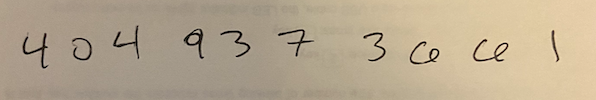
#> input picture phonenumber.png, 596 x 100 px
$ python parser.py
#> lines starting #> are read from the running program, lines starting #| are printed output that depends on the picture; after the words box and inside, x2 and y2 are one past the last pixel; in counts of white or black regions, pixels touching at a corner belong together
import numpy as np
import matplotlib.pyplot as plt
import cv2

class parser():
    def __init__(self):
        pass

    def parse(self, path, save_dir):
#> called with path = 'phonenumber.png', save_dir = 'test_images'
        img = cv2.imread(path)
#> img is the input picture: shape (100, 596, 3); mean B, G, R 143.2, 167.4, 182.7

        gray = cv2.cvtColor(img,cv2.COLOR_BGR2GRAY)
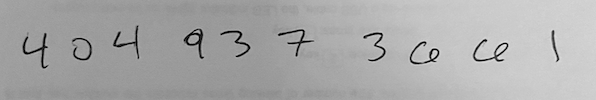
#> gray: shape (100, 596); min 0, max 237, mean 169.2
        (thresh, bwimg) = cv2.threshold(gray, 127, 255, cv2.THRESH_BINARY)
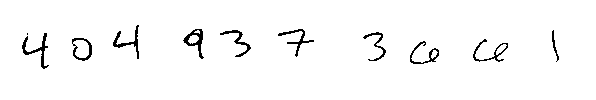
#> bwimg: shape (100, 596); 97.3% white; black in thin lines or dots, all inside (x1, y1, x2, y2) = (22, 25, 559, 69)
        ret, thresh = cv2.threshold(bwimg,0,255,cv2.THRESH_BINARY_INV+cv2.THRESH_OTSU)
#> ret = 0

        # find contours and bounding boxes
        bboxes = []
        bboxes_img = img.copy()
        contours = cv2.findContours(thresh, cv2.RETR_EXTERNAL, cv2.CHAIN_APPROX_SIMPLE)
#> contours = 11 contours, 1 with area under 20; largest, box (x1, y1, x2, y2) and area: (72, 38, 92, 61) 338, (183, 29, 204, 59) 249, (473, 39, 508, 62) 150, (22, 33, 49, 69) 143, (410, 41, 439, 64) 130
        # contours = contours[0] if len(contours) == 2 else contours[1]
        contours = contours[0]
        for cntr in contours:
            x,y,w,h = cv2.boundingRect(cntr)
            cv2.rectangle(bboxes_img, (x, y), (x+w, y+h), (0, 0, 255), 1)
            bboxes.append((x,y,w,h))
#> this loop made 11 passes
#> (x, y, w, h) on passes 1, 2, 3, 4, 6, 7, 8, 9, 10, 11: (410, 41, 29, 23), (473, 39, 35, 23), (72, 38, 20, 23), (22, 33, 27, 36), (363, 32, 23, 29), (552, 30, 7, 32), (220, 30, 31, 27), (278, 29, 36, 28), (183, 29, 21, 30), (113, 25, 26, 34)
#> (cntr, x, y, w, h) on pass 5: ([[27, 33], [27, 34]], 27, 33, 1, 2)
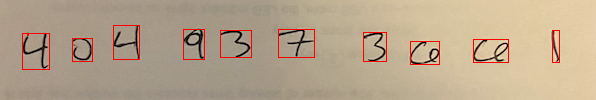
#> bboxes_img: shape (100, 596, 3); 1.82% of pixels changed, all inside (x1, y1, x2, y2) = (22, 25, 560, 70)
#> after the loop, bboxes = [(410, 41, 29, 23), (473, 39, 35, 23), (72, 38, 20, 23), (22, 33, 27, 36), (27, 33, 1, 2), (363, 32, 23, 29), (552, 30, 7, 32), (220, 30, 31, 27), (278, 29, 36, 28), (183, 29, 21, 30), (113, 25, 26, 34)]

        # sorting bboxes
        bboxes = sorted(bboxes, key=lambda x: x[0])
#> bboxes = [(22, 33, 27, 36), (27, 33, 1, 2), (72, 38, 20, 23), (113, 25, 26, 34), (183, 29, 21, 30), (220, 30, 31, 27), (278, 29, 36, 28), (363, 32, 23, 29), (410, 41, 29, 23), (473, 39, 35, 23), (552, 30, 7, 32)]
        num = 0
        for count in range(len(bboxes)):
            x,y,w,h = bboxes[count]
            if (w * h) < 20:
                continue
            number = img[y:y+h,x:x+w]
            gray = cv2.cvtColor(number,cv2.COLOR_BGR2GRAY)
            (thresh, bwimg) = cv2.threshold(gray, 127, 255, cv2.THRESH_BINARY)
            ret, thresh = cv2.threshold(bwimg,0,255,cv2.THRESH_BINARY+cv2.THRESH_OTSU)
            cv2.imshow("a", thresh)
            cv2.waitKey(0)
            cv2.imwrite(f'{save_dir}/digit{num}.png', thresh)
            num += 1
#> this loop made 11 passes
#> pass 1, in parse, `number = img[y:y+h,x:x+w]`:
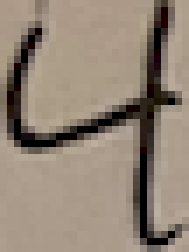
#> number: shape (36, 27, 3) (shown 7 times larger); mean B, G, R 117.8, 132.3, 146.5
#> pass 1, in parse, `gray = cv2.cvtColor(number,cv2.COLOR_BGR2GRAY)`:
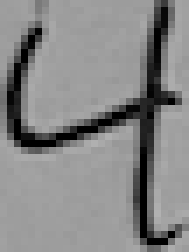
#> gray: shape (36, 27) (shown 7 times larger); min 0, max 177, mean 134.9
#> pass 1, in parse, `(thresh, bwimg) = cv2.threshold(gray, 127, 255, cv2.THRESH_BINARY)`:
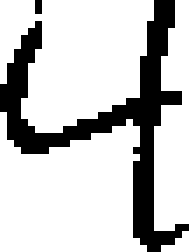
#> bwimg: shape (36, 27) (shown 7 times larger); 77.6% white; 2 black regions (1 under 20 px), largest, box (x1, y1, x2, y2) and area: (0, 0, 27, 36) 216
#> pass 3, in parse, `number = img[y:y+h,x:x+w]`:
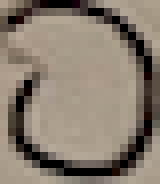
#> number: shape (23, 20, 3) (shown 8 times larger); mean B, G, R 110.8, 123.9, 135.8
#> after the loop, num = 10

        cv2.imwrite("numwithboxes.png", bboxes_img)

if __name__=='__main__':
    p = parser()
    p.parse("phonenumber.png", "test_images")
